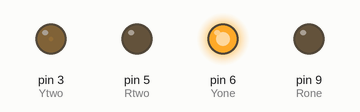
Simulated run of this sketch. Board: Arduino Uno, built with avr-gcc and run on an emulated ATmega328P. Shown: output pins drawn as LEDs (lit = HIGH).

Above: at 0.05 s.
At 0.35 s:
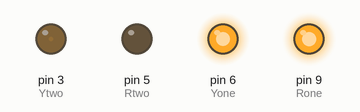
At 0.7 s:
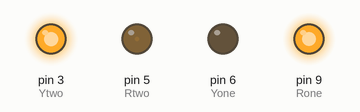
At 1.0 s:
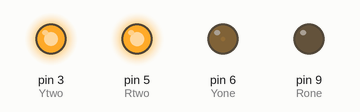
At 1.35 s:
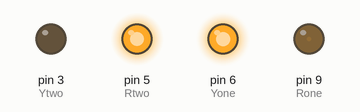
Timing chart, 0 to 3.1 s (numbered marks = the images above):
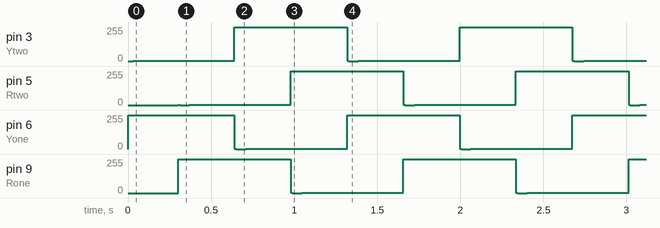

Measured:
- by itself, pin 3 (Ytwo): repeats every 1.4 s: 254/255 0.01 s, 255/255 0.06 s, 254/255 0.61 s, 1/255 0.01 s, 0/255 0.06 s, 1/255 0.61 s
- by itself, pin 5 (Rtwo): repeats every 1.4 s: 0/255 0.06 s, 1/255 0.61 s, 254/255 0.01 s, 255/255 0.06 s, 254/255 0.61 s, 1/255 0.01 s
- by itself, pin 6 (Yone): repeats every 1.4 s: 254/255 0.61 s, 1/255 0.01 s, 0/255 0.06 s, 1/255 0.61 s, 254/255 0.01 s, 255/255 0.06 s
- by itself, pin 9 (Rone): repeats every 1.4 s: 255/255 0.06 s, 254/255 0.61 s, 1/255 0.01 s, 0/255 0.06 s, 1/255 0.61 s, 254/255 0.01 s

The sketch:

SinPWM_4LEDs.ino
```cpp
/**
 * This is a test program (Modifyied Fade Sketch) that will offset the PWM of four
 * alternating LEDs: RED, YELLOW, RED, YELLOW
 *
 */

//Defining pins 9, 6, 5, and 3 as global variables
int Rone = 9;
int Yone = 6;
int Rtwo = 5;
int Ytwo = 3;
int brightness1 = 0;
int brightness2 = 90;
int brightness3 = 180;
int brightness4 = 270;
int fadeAmount = 5;

/*************** Setup ***************/
void setup() {
    pinMode(Rone, OUTPUT);
    pinMode(Yone, OUTPUT);
    pinMode(Rtwo, OUTPUT);
    pinMode(Ytwo, OUTPUT);
}

/*************** Main Loop ***************/
void loop() {
    analogWrite(Rone, (sin(brightness1++ * 3.14 / 180) + 1) * 128);
    brightness1 %= 360;

    analogWrite(Yone, (sin(brightness2++ * 3.14 / 180) + 1) * 128);
    brightness2 %= 360;

    analogWrite(Rtwo, (sin(brightness3++ * 3.14 / 180) + 1) * 128);
    brightness3 %= 360;

    analogWrite(Ytwo, (sin(brightness4++ * 3.14 / 180) + 1) * 128);
    brightness4 %= 360;

    delay(3);
}
//End
```
